Frame 1 (no input): blank canvas, image omitted
Frame 60 (the mouse pressed at the canvas centre just before this capture): blank canvas, image omitted
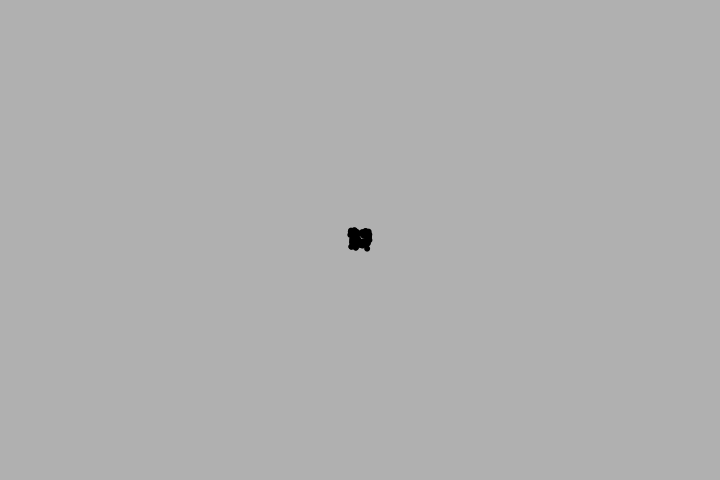
Frame 120 (the mouse held since frame 60 and released just before this capture)

The Processing sketch whose frames 1 and 60 were blank and that drew this single picture after the mouse press (run headless with seeded random() and noise(); from frame 60 on, the mouse is pressed at the canvas centre):

// Processing sketch: sketch_06_random
// ── sketch_06_random.pde
void setup() {
  size(720, 480);
  background(176, 176, 176);
}

void draw() {
  if (mousePressed) {
    noStroke();
    fill(0, 0, 0);
    float rx = random(-10, 10);
    float ry = random(-10, 10);
    ellipse(mouseX+rx, mouseY+ry, 6, 6);
  }
}
